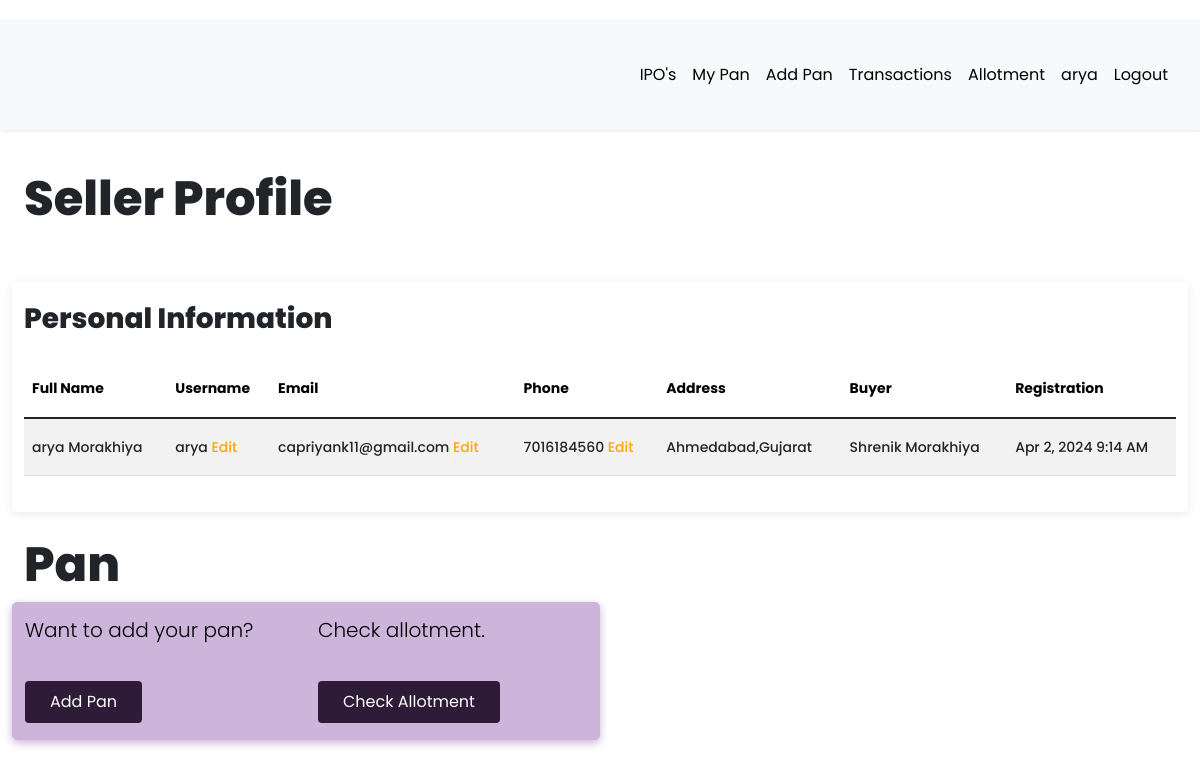
Page /seller/profile (signed in) on the earlier database version.
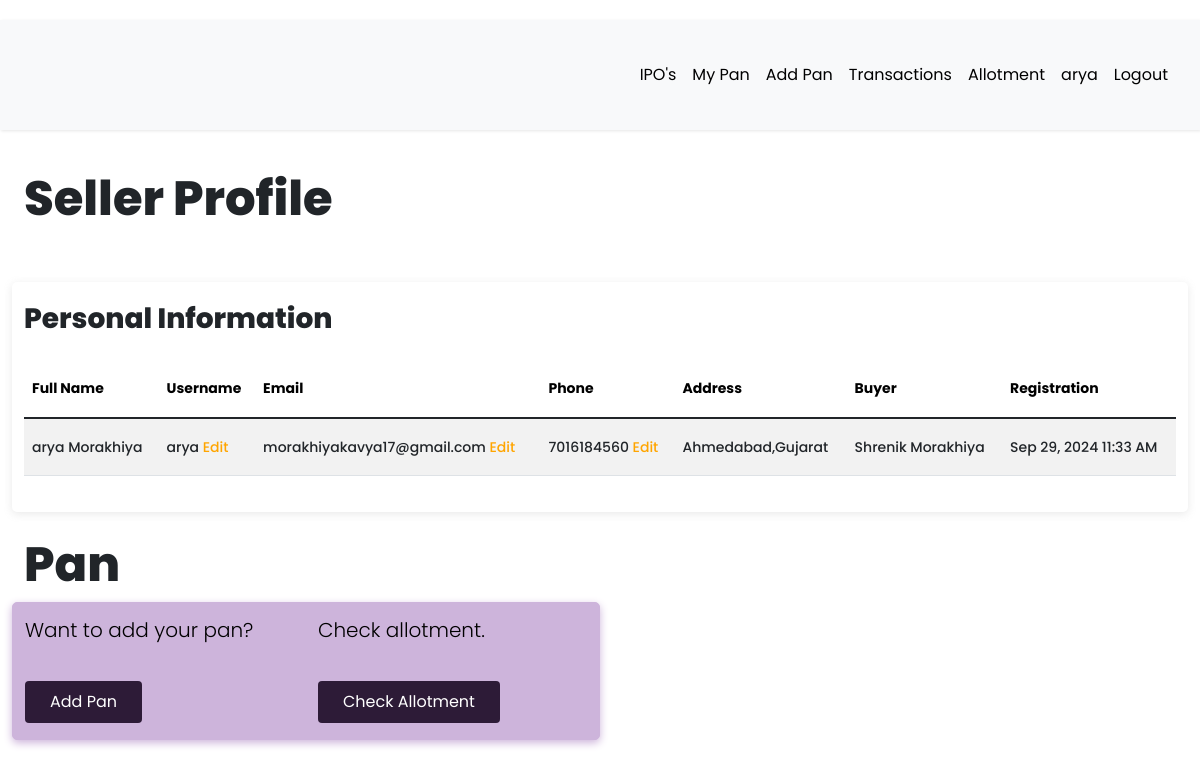
Same page on the later database version.
### app/models.py (models this page shows, shortened)
class User(db.Model, UserMixin):
    __tablename__ = "user"
    id = db.Column(db.Integer, primary_key=True)
    first_name = db.Column(db.String(64), index=True, default="First Name", nullable=False)
    last_name = db.Column(db.String(64), index=True, nullable=True)
    username = db.Column(db.String(64), index=True, unique=True, nullable=False)
    email = db.Column(db.String(128), index=True, nullable=False)
    password_hash = db.Column(db.String(128))
    confirm_password = db.Column(db.String(128))
    phone_number = db.Column(db.String(20), nullable=False, unique = True)
    verification_phone = db.Column(db.String(20))
    active = db.Column(db.Boolean, nullable=False, default=True)
    delete_account = db.Column(db.Boolean, default=False)
    registered_at = db.Column(db.DateTime, default=datetime.utcnow, nullable=False)
    emails = db.relationship("Email", backref="author", lazy="dynamic")
    type = db.Column(db.String(64))
    __mapper_args__ = {"polymorphic_identity": "user", "polymorphic_on": "type"}
    @property
    def is_active(self):
        return self.active

### app/routes.py (the view)
@app.route("/seller/profile", methods=["GET", "POST"])
@login_required
def seller_profile():
    try:
        if current_user.type == "seller":
            username_form = EditUsernameForm()
            email_form = EditEmailForm()
            phone_form = EditPhoneForm()
            if request.method == "GET":
                username_form.username.data = current_user.username
                email_form.email.data = current_user.email
                phone_form.phone.data = current_user.phone_number
            if username_form.validate_on_submit() and username_form.username.data:
                current_user.username = username_form.username.data
                db.session.commit()
                flash("Username updated.")
                return redirect(url_for("seller_profile"))
            if email_form.validate_on_submit() and email_form.email.data:
                current_user.email = email_form.email.data
                db.session.commit()
                flash("Email updated.")
                return redirect(url_for("seller_profile"))
            if phone_form.validate_on_submit() and phone_form.phone.data:
                current_user.phone_number = phone_form.phone.data
                db.session.commit()
                flash("Phone number updated.")
                return redirect(url_for("seller_profile"))
            return render_template(
                "seller/profile.html",
                title="Seller Profile",
                username_form=username_form,
                email_form=email_form,
                phone_form=phone_form,
            )
        else:
            return flash_message()
    except Exception as e:
        print(f"An error occurred: {e}")
        return f"Error : {e}", 400

### app/models.py (called while the page is built)
@login.user_loader
def load_user(id):
    return User.query.get(int(id))

### app/templates/seller/profile.html (shortened to what this page needs)
{% extends 'base.html' %}
{% import 'bootstrap/wtf.html' as wtf %}
{% block current_user_content %}
<div class="container-fluid content">
    <h1 class="mt-4">{{ title }}</h1><br>
    <div class="row">
        <div class="col-md-12 profile mb-4">
            <h3 class="mb-4">Personal Information</h3>
            <div class="table-responsive">
                <table class="table table-striped">
                    <thead>
                        <tr>
                            <th>Full Name</th>
                            <th>Username</th>
                            <th>Email</th>
                            <th>Phone</th>
                            <th>Address</th>
                            <th>Buyer</th>
                            <th>Registration</th>
                        </tr>
                    </thead>
                    <tbody>
                        <tr>
                            <td>{{ current_user.first_name }} {{ current_user.last_name }}</td>
                            <td>
                                {{ current_user.username }}
                                <a href="#" data-bs-toggle="modal" data-bs-target="#exampleModalCenter">Edit</a>
                            </td>
                            <td>
                                {{ current_user.email }}
                                <a href="#"data-bs-toggle="modal" data-bs-target="#emailModalCenter">Edit</a>
                            </td>
                            <td>
                                {{ current_user.phone_number }}
                                <a href="#"data-bs-toggle="modal" data-bs-target="#phoneModalCenter">Edit</a>
                            </td>
                            <td>{{ current_user.current_residence }}</td>
                            <td>{{ current_user.buyer.first_name }} {{ current_user.buyer.last_name }}</td>
                            <td>{{ moment(current_user.registered_at).format('lll') }}</td>
                        </tr>
                    </tbody>
                </table>
            </div>
        </div>
    </div>
    <div class="row">
        <h1>Pan</h1>
        <div class="col-md-6 success" style="word-wrap: break-word;">
            <div class="row">
                <div class="col-md-6">
                    <p style="color: black;">
                        Want to add your pan? <br><br>
                        <a class="btn" style="background-color: #2d1b37; color: white; " href=" {{ url_for('add_pan') }} ">
                            Add Pan
                        </a>
                    </p>
                </div>
                <div class="col-md-6">
                    <p style="color: black;">
                        Check allotment. <br><br>
                        <a class="btn" style
                            ="background-color: #2d1b37; color: white;" href=" {{ url_for('checking_allotment') }} ">
                            Check Allotment
                        </a>
                    </p>
            </div>
        </div>
    </div>
    {% endblock %}

### app/templates/base.html (shortened to what this page needs)
<!DOCTYPE html>
<html lang="eng">
<head>
  <link rel="stylesheet" href="https://cdnjs.cloudflare.com/ajax/libs/intl-tel-input/16.0.4/css/intlTelInput.css">
  <link rel="stylesheet" type="text/css" href="https://cdn.datatables.net/1.10.25/css/dataTables.bootstrap5.css">
  <link rel="stylesheet" href="{{ url_for('static', filename='css/navbar.css') }}">
  {% if current_user.is_authenticated %}
  <link rel="stylesheet" type="text/css" href="{{ url_for('static', filename='css/custom_current_user.css') }}"
    alt="52 Not available at this momoent">
  <link href="https://cdn.jsdelivr.net/npm/bootstrap@5.3.3/dist/css/bootstrap.min.css" rel="stylesheet"
>
  <link rel="stylesheet" href="{{ url_for('static', filename='css/main.css') }}">
  <link rel="stylesheet"
    href="https://cdnjs.cloudflare.com/ajax/libs/malihu-custom-scrollbar-plugin/3.1.5/jquery.mCustomScrollbar.min.css">
  {% endif %}
</head>
<body>
    {% if current_user.is_authenticated %}
    {% if current_user.is_active %}
    <div class="wrapper">
      <div id="content">
        <nav class="navbar navbar-expand-lg navbar-light bg-light">
          <div class="container-fluid">
            {% if current_user.type == "seller" %}
            <div class="collapse navbar-collapse" id="navbarSupportedContent">
              <ul class="nav navbar-nav ms-auto">
                <li class="nav-item">
                  <a class="nav-link {{ 'link_disabled' if request.endpoint == 'view_product' else '' }}"
                    href="{{ url_for('view_product') }}" alt="459 Not available at this moment">IPO's</a>
                </li>
                <li class="nav-item">
                  <a class="nav-link {{ 'link_disabled' if request.endpoint == 'all_pan' else '' }}"
                    href="{{ url_for('all_pan') }}" alt="459 Not available at this moment">My Pan</a>
                </li>
                <li class="nav-item">
                  <a class="nav-link {{ 'link_disabled' if request.endpoint == 'add_pan' else '' }}"
                    href="{{ url_for('add_pan') }}" alt="459 Not available at this moment">Add Pan</a>
                </li>
                <li class="nav-item">
                  <a class="nav-link {{ 'link_disabled' if request.endpoint == 'all_transaction' else '' }}"
                    href="{{ url_for('all_transaction') }}" alt="459 Not available at this moment">Transactions</a>
                </li>
                <li class="nav-item">
                  <a class="nav-link {{ 'link_disabled' if request.endpoint == 'checking_allotment' else '' }}"
                    href="{{ url_for('checking_allotment') }}" alt="459 Not available at this moment">Allotment</a>
                </li>
                <li class="nav-item ">
                  <a class="nav-link {{ 'link_disabled' if request.endpoint == 'dashboard' else '' }}"
                    href="{{ url_for('dashboard') }}" alt="459 Not available at this moment">{{ current_user.username
                    }}</a>
                </li>
                <li class="nav-item">
                  <a class="nav-link {{ 'link_disabled' if request.endpoint == 'logout' else '' }}"
                    href="{{ url_for('logout') }}" alt="459 Not available at this moment">Logout</a>
                </li>
              </ul>
            </div>
            {% endif %}
        </nav>
        {% block current_user_content %}
        {% endblock %}
      </div>
    </div>
    {% endif %}
    {% endif %}
</body>
</html>

Differences in the rows shown:
changed User "arya": email "capriyank11@gmail.com" → "morakhiyakavya17@gmail.com"; registered_at "Apr 2, 2024 9:14 AM" → "Sep 29, 2024 11:33 AM"
